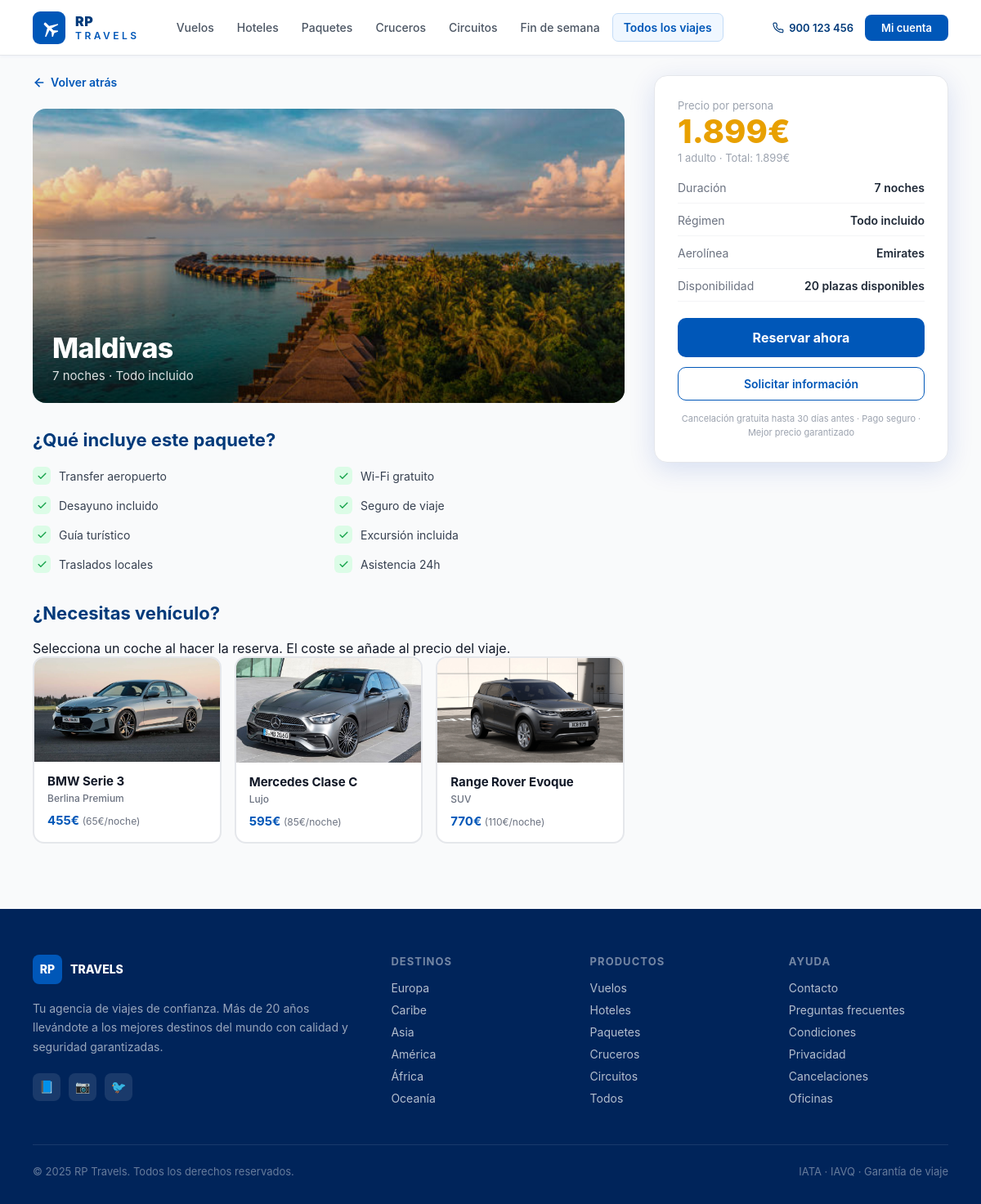
Page /paquete.php?id=1 on the committed database.
### tables this page shows
CREATE TABLE paquetes (
    id              INT AUTO_INCREMENT PRIMARY KEY,
    destino_id      INT           NOT NULL,
    nombre          VARCHAR(200)  NOT NULL,
    descripcion     TEXT,
    imagen_url      VARCHAR(255),
    noches          INT           NOT NULL,
    regimen         ENUM('Todo incluido','Media pensión','Solo alojamiento','Vuelo + hotel','Vuelo + traslados') NOT NULL,
    tipo            ENUM('vuelo','hotel','paquete','crucero','circuito','finde') NOT NULL DEFAULT 'paquete',
    precio_persona  DECIMAL(10,2) NOT NULL,
    precio_original DECIMAL(10,2),
    estrellas       INT           DEFAULT 4,
    aerolinea       VARCHAR(100),
    badge           VARCHAR(50),
    badge_tipo          ENUM('info','oferta','popular','urgente') DEFAULT 'info',
    activo              TINYINT(1)    DEFAULT 1,
    plazas_disponibles  INT           DEFAULT 20,
    atributos          JSON          DEFAULT NULL,
    created_at          DATETIME      DEFAULT CURRENT_TIMESTAMP,
    INDEX idx_destino      (destino_id),
    INDEX idx_activo_precio (activo, precio_persona),
    INDEX idx_badge_tipo   (badge_tipo),
    INDEX idx_tipo         (tipo)
);

CREATE TABLE destinos (
    id          INT AUTO_INCREMENT PRIMARY KEY,
    nombre      VARCHAR(120) NOT NULL,
    pais        VARCHAR(100) NOT NULL,
    continente  VARCHAR(60)  NOT NULL,
    descripcion TEXT,
    activo      TINYINT(1)   DEFAULT 1,
    INDEX idx_nombre (nombre),
    INDEX idx_activo (activo)
);

CREATE TABLE servicios (
    id          INT AUTO_INCREMENT PRIMARY KEY,
    nombre      VARCHAR(100) NOT NULL,
    icono       VARCHAR(50)  NOT NULL DEFAULT 'check',
    descripcion VARCHAR(200),
    activo      TINYINT(1)   DEFAULT 1
);

CREATE TABLE coches (
    id          INT AUTO_INCREMENT PRIMARY KEY,
    nombre      VARCHAR(100)  NOT NULL,
    categoria   VARCHAR(50)   NOT NULL,
    precio_dia  DECIMAL(8,2)  NOT NULL,
    imagen      VARCHAR(100)  NOT NULL,
    activo      TINYINT(1)    DEFAULT 1
);

### includes/destino_assets.php (called while the page is built, shortened)
<?php
$IMGS_DESTINOS = [
    1  => 'assets/maldivas.jpg',
    2  => 'assets/cancun.png',
    3  => 'assets/paris.jpg',
    4  => 'assets/tokio.jpg',
    5  => 'assets/santorini.jpg',
    6  => 'assets/dubai.jpg',
    7  => 'assets/nuevayork.jpg',
    8  => 'assets/bali.jpg',
    9  => 'assets/roma.jpg',
    10 => 'assets/bangkok.jpg',
    11 => 'assets/marrakech.jpg',
    12 => 'assets/phuket.jpg',
    13 => 'assets/amsterdam.jpg',
    14 => 'assets/rio.jpg',
    15 => 'assets/capadocia.jpg',
    16 => 'assets/lisboa.jpg',
    17 => 'assets/praga.jpg',
    18 => 'assets/bergen.jpg',
    19 => 'assets/cusco.jpg',
    20 => 'assets/islascanarias.jpg',
];
function imagenDestino(int $destino_id, ?string $imagen_url, array $mapa): string {
    return $mapa[$destino_id] ?? '';
}

### paquete.php (the view, shortened to what this page needs)
<?php
require_once __DIR__ . '/includes/destino_assets.php';
$id = (int)($_GET['id'] ?? 0);
try {
    $db   = obtenerBD();
    $stmt = $db->prepare("
        SELECT p.*, d.nombre AS destino_nombre, d.pais, d.continente, d.descripcion AS destino_descripcion
        FROM paquetes p
        JOIN destinos d ON d.id = p.destino_id
        WHERE p.id = :id AND p.activo = 1
    ");
    $stmt->execute([':id' => $id]);
    $paquete = $stmt->fetch();
    $coches = $db->query("SELECT id, nombre, categoria, precio_dia, imagen FROM coches WHERE activo = 1 ORDER BY precio_dia ASC")->fetchAll();
    $stmtSvc = $db->prepare("
        SELECT s.nombre
        FROM servicios s
        JOIN paquete_servicios ps ON ps.servicio_id = s.id
        WHERE ps.paquete_id = :id AND s.activo = 1
        ORDER BY s.id
    ");
    $stmtSvc->execute([':id' => $id]);
    $servicios_incluidos = $stmtSvc->fetchAll();
} catch (Exception $e) {
    header('Location: resultados.php');
    exit;
}
$precio    = (float)$paquete['precio_persona'];
$noches    = (int)$paquete['noches'];
$imgSrc    = imagenDestino((int)$paquete['destino_id'], $paquete['imagen_url'], $IMGS_DESTINOS);
$imgStyle  = $imgSrc
    ? "background-image:url('" . htmlspecialchars($imgSrc) . "');background-size:cover;background-position:center"
    : '';
?>
<!DOCTYPE html>
<html lang="es">
<head>
  <link rel="stylesheet" href="css/fonts.css">
  <link rel="stylesheet" href="css/variables.css">
  <link rel="stylesheet" href="css/animations.css">
  <link rel="stylesheet" href="css/nav.css">
  <link rel="stylesheet" href="css/hero.css">
  <link rel="stylesheet" href="css/home.css">
  <link rel="stylesheet" href="css/results.css">
  <link rel="stylesheet" href="css/detail.css">
  <link rel="stylesheet" href="css/booking.css">
  <link rel="stylesheet" href="css/confirm.css">
  <link rel="stylesheet" href="css/modal.css">
  <link rel="stylesheet" href="css/profile.css">
  <link rel="stylesheet" href="css/footer.css">
</head>
<body>
<?php include __DIR__ . '/includes/nav.php'; ?>
<div class="detail-layout" style="padding-top:24px">
  <div>
    <a class="btn-back" href="javascript:history.back()">
      <svg width="16" height="16" viewBox="0 0 24 24" fill="none" stroke="currentColor" stroke-width="2.5" stroke-linecap="round" stroke-linejoin="round">
        <line x1="19" y1="12" x2="5" y2="12"/><polyline points="12 19 5 12 12 5"/>
      </svg>
      Volver atrás
    </a>
    <div class="detail-hero <?= $imgSrc ? '' : 'grad-default' ?>" style="<?= $imgStyle ?>">
      <div class="detail-hero-text">
        <div class="detail-hero-name"><?= htmlspecialchars($paquete['destino_nombre']) ?></div>
        <div class="detail-hero-sub"><?= $noches ?> noches · <?= htmlspecialchars($paquete['regimen']) ?></div>
      </div>
    </div>
    <h2 class="detail-h2">¿Qué incluye este paquete?</h2>
    <div class="inclusions-grid">
      <?php if ($servicios_incluidos): ?>
        <?php foreach ($servicios_incluidos as $svc): ?>
        <div class="inclusion-item">
          <div class="inclusion-check">
            <svg width="13" height="13" viewBox="0 0 24 24" fill="none" stroke="#16A34A" stroke-width="2.5" stroke-linecap="round" stroke-linejoin="round"><polyline points="20 6 9 17 4 12"/></svg>
          </div>
          <?= htmlspecialchars($svc['nombre']) ?>
        </div>
        <?php endforeach; ?>
      <?php else: ?>
        <p style="color:#64748b;font-size:14px;grid-column:1/-1">Consulta con nosotros los servicios incluidos en este paquete.</p>
      <?php endif; ?>
    </div>
    <?php if (!empty($coches)): ?>
    <div class="car-rental-section">
      <h2 class="detail-h2">¿Necesitas vehículo?</h2>
      <p class="car-rental-intro">Selecciona un coche al hacer la reserva. El coste se añade al precio del viaje.</p>
      <div class="car-grid">
        <?php foreach ($coches as $c):
          $total_c = round((float)$c['precio_dia'] * $noches, 0);
        ?>
        <div class="car-card">
          <div class="car-card-img">
            <img src="assets/<?= htmlspecialchars($c['imagen']) ?>" alt="<?= htmlspecialchars($c['nombre']) ?>">
          </div>
          <div class="car-card-body">
            <div class="car-name"><?= htmlspecialchars($c['nombre']) ?></div>
            <div class="car-cat"><?= htmlspecialchars($c['categoria']) ?></div>
            <div class="car-price"><?= number_format($total_c, 0, ',', '.') ?>€ <span class="car-price-sub">(<?= (int)$c['precio_dia'] ?>€/noche)</span></div>
          </div>
        </div>
        <?php endforeach; ?>
      </div>
    </div>
    <?php endif; ?>
  </div>
  <div>
    <div class="booking-panel">
      <div class="booking-price-label">Precio por persona</div>
      <div class="booking-price-amount"><?= number_format($precio, 0, ',', '.') ?>€</div>
      <div class="booking-price-total">1 adulto · Total: <?= number_format($precio, 0, ',', '.') ?>€</div>
      <div class="booking-rows">
        <div class="booking-row">
          <span class="bk-key">Duración</span>
          <span class="bk-val"><?= $noches ?> noches</span>
        </div>
        <div class="booking-row">
          <span class="bk-key">Régimen</span>
          <span class="bk-val"><?= htmlspecialchars($paquete['regimen']) ?></span>
        </div>
        <?php if ($paquete['aerolinea']): ?>
        <div class="booking-row">
          <span class="bk-key">Aerolínea</span>
          <span class="bk-val"><?= htmlspecialchars($paquete['aerolinea']) ?></span>
        </div>
        <?php endif; ?>
        <?php if ($paquete['plazas_disponibles'] !== null): ?>
        <div class="booking-row">
          <span class="bk-key">Disponibilidad</span>
          <span class="bk-val">
            <?php if ($paquete['plazas_disponibles'] <= 0): ?>
              <span style="color:var(--red);font-weight:700">Sin plazas</span>
            <?php elseif ($paquete['plazas_disponibles'] <= 5): ?>
              <span style="color:#d97706;font-weight:700">¡Solo quedan <?= (int)$paquete['plazas_disponibles'] ?>!</span>
            <?php else: ?>
              <?= (int)$paquete['plazas_disponibles'] ?> plazas disponibles
            <?php endif; ?>
          </span>
        </div>
        <?php endif; ?>
      </div>
      <?php if ($paquete['plazas_disponibles'] === null || $paquete['plazas_disponibles'] > 0): ?>
      <a class="btn-primary" href="reserva.php?id=<?= $paquete['id'] ?>" style="text-decoration:none;display:block;text-align:center">
        Reservar ahora
      </a>
      <?php else: ?>
      <button class="btn-primary" disabled style="opacity:.5;cursor:not-allowed">Sin disponibilidad</button>
      <?php endif; ?>
      <button class="btn-secondary">Solicitar información</button>
      <p class="booking-note">Cancelación gratuita hasta 30 días antes · Pago seguro · Mejor precio garantizado</p>
    </div>
  </div>
</div>
<?php include __DIR__ . '/includes/footer.php'; ?>
</body>
</html>

### rows in the picture
paquetes: destino.nombre "Maldivas", noches "7", regimen "Todo incluido", precio_persona "1.899", aerolinea "Emirates", plazas_disponibles "20"
servicios: nombre "Transfer aeropuerto"
servicios: nombre "Wi-Fi gratuito"
servicios: nombre "Desayuno incluido"
servicios: nombre "Seguro de viaje"
servicios: nombre "Guía turístico"
servicios: nombre "Excursión incluida"
servicios: nombre "Traslados locales"
servicios: nombre "Asistencia 24h"
coches: imagen (picture), nombre "BMW Serie 3", categoria "Berlina Premium", precio_dia.noches "455", precio_dia "65"
coches: imagen (picture), nombre "Mercedes Clase C", categoria "Lujo", precio_dia.noches "595", precio_dia "85"
coches: imagen (picture), nombre "Range Rover Evoque", categoria "SUV", precio_dia.noches "770", precio_dia "110"
